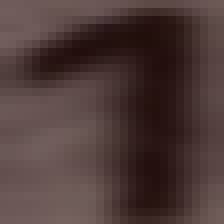
#> input picture neural-networks-and-deep-learning/src/mytest/tmp/2.bmp, 28 x 28 px, found by its file name (shown 8 times larger)
$ python detect_barcode.py   (older library calls are emulated)
#> lines starting #> are read from the running program, lines starting #| are printed output that depends on the picture; after the words box and inside, x2 and y2 are one past the last pixel; in counts of white or black regions, pixels touching at a corner belong together
# USAGE
# python detect_barcode.py --image images/barcode_01.jpg

# import the necessary packages
import numpy as np
import argparse
import cv2

# construct the argument parse and parse the arguments

# load the image and convert it to grayscale
img_open_path = './2.bmp'

image = cv2.imread(img_open_path)
#> image is the input picture: shape (28, 28, 3); mean B, G, R 56.4, 58.4, 77.3
gray = cv2.cvtColor(image, cv2.COLOR_BGR2GRAY)

# compute the Scharr gradient magnitude representation of the images
# in both the x and y direction
gradX = cv2.Sobel(gray, ddepth=cv2.CV_32F, dx=1, dy=0, ksize=-1)
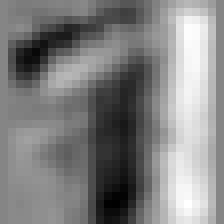
#> gradX: shape (28, 28) float32 (shown 8 times larger); min -420, max 385, mean -10.9; drawn with min black and max white
gradY = cv2.Sobel(gray, ddepth=cv2.CV_32F, dx=0, dy=1, ksize=-1)
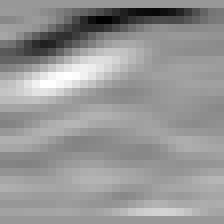
#> gradY: shape (28, 28) float32 (shown 8 times larger); min -891, max 602, mean -6.6; drawn with min black and max white

# subtract the y-gradient from the x-gradient
gradient = cv2.subtract(gradX, gradY)
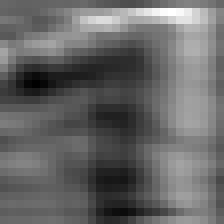
#> gradient: shape (28, 28) float32 (shown 8 times larger); min -614, max 904, mean -4.3; drawn with min black and max white
gradient = cv2.convertScaleAbs(gradient)
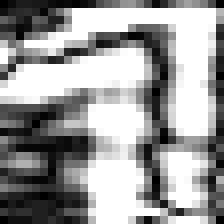
#> gradient: shape (28, 28) (shown 8 times larger); min 0, max 255, mean 154.3

# blur and threshold the image
blurred = cv2.blur(gradient, (9, 9))
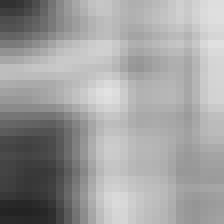
#> blurred: shape (28, 28) (shown 8 times larger); min 35, max 226, mean 158.4
(_, thresh) = cv2.threshold(blurred, 225, 255, cv2.THRESH_BINARY)
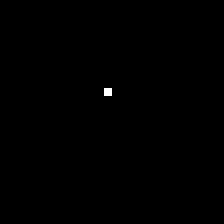
#> thresh: shape (28, 28) (shown 8 times larger); 0.13% white in thin lines or dots, all inside (x1, y1, x2, y2) = (13, 11, 14, 12)

# construct a closing kernel and apply it to the thresholded image
kernel = cv2.getStructuringElement(cv2.MORPH_RECT, (21, 7))
closed = cv2.morphologyEx(thresh, cv2.MORPH_CLOSE, kernel)

# perform a series of erosions and dilations
closed = cv2.erode(closed, None, iterations=4)
#> closed: shape (28, 28); every value is 0
closed = cv2.dilate(closed, None, iterations=4)

# find the contours in the thresholded image, then sort the contours
# by their area, keeping only the largest one
(_, cnts, _) = cv2.findContours(closed.copy(), cv2.RETR_TREE, cv2.CHAIN_APPROX_SIMPLE)
#> cnts = []
#c = sorted(cnts, key=cv2.contourArea, reverse=True)[0]

# compute the rotated bounding box of the largest contour
#> (the run stopped early here; a loop or call above may not have finished)
